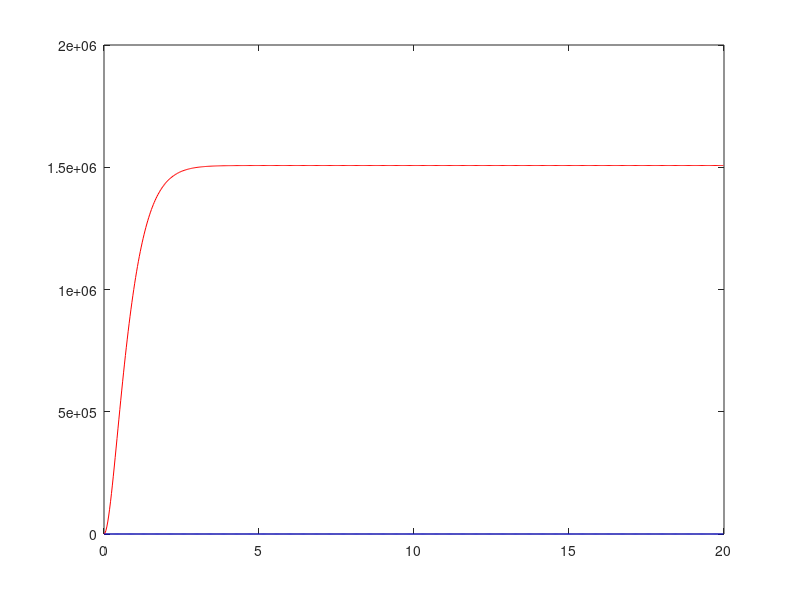

Write MATLAB code to recreate this figure.
m  = 62.416; %System mass
g = 9.81; %Gravity constant
l = (92+330+299.897+123.005+191.7)/1000; %Pendulum longitude
k = 300; %Stiffness
T = 0.03; %Sample Time

a = (k - m*g*l) / (m*l^2);
b = k / (m*l^2);

%% Space state matrices
A = [0 1; -a 0]; 
B = [0; 1];
C = [-(k/(m*g))*b 0];
D = k/(m*g);
sys = ss(A,B,C,D);
sys_d = c2d(sys,T,'zoh');

%polos
poles = eig(A);

% %controlabilidad
% co =ctrb(A,B);
% unco = length(A)-rank(co);
% 
% co_d = ctrb(sys_d);
% ob_d = obsv(sys_d);
% controllability_d = rank(co_d);
% observability_d = rank(ob_d);

% %% Transfer function
% [num,den] = ss2tf(A,B,C,D);
% G_s = tf(num,den);
% t = 0:0.001:10;
% u = 0.1*ones(size(t));
% lsim(G_s,u,t)
% 
% % Add a pole in s = 0
% den = [den 0];
% G2_s = tf(num,den);
% lsim(G_s,u,t)
% 
% % Closing the loop
% H_s = feedback(G2_s,-1);
% lsim(H_s,u,t);


%% DISCRETE LQR DESIGN
Q = C'*C;
%Q(1,1) = 1000;
R = 1;

[K] = dlqr(sys_d.a, sys_d.b, Q, R);

Ac = (sys_d.a-sys_d.b*K);
Bc = sys_d.b;
Cc = sys_d.c;
Dc = sys_d.d;

sys_cl = ss(Ac,Bc,Cc,Dc,T);

t = 0:T:20;
r =0.1*ones(size(t));
[y,t,x]=lsim(sys_cl,r,t);
plot(t,y,'r');

% Precompensator design
N = -35000000;
sys_cl = ss(Ac,Bc*N,Cc,Dc,T);
t = 0:T:20;
r =0.1*ones(size(t));
[y,t,x]=lsim(sys_cl,r,t);
plot(t,y,'r',t,r,'b');
